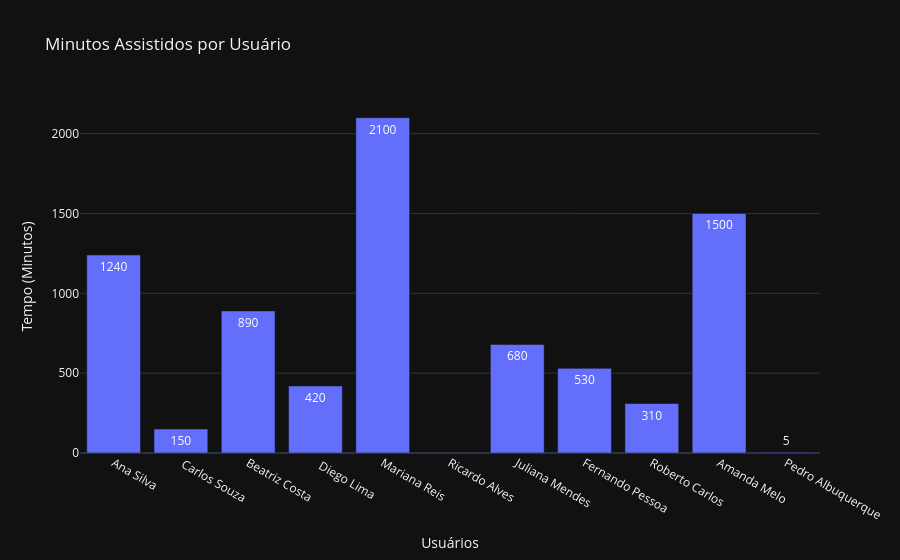

This figure's notebook cell:
### Code cell
import plotly.express as px

fig = px.bar(
    df,
    x="Nome",
    y="Minutos_Assistidos",
    title="Minutos Assistidos por Usuário",
    labels={"Minutos_Assistidos": "Tempo (Minutos)", "Nome": "Usuários"},
    text_auto=True # Mostra o valor exato no topo de cada barra
)

fig.show()

### Figure 1 — Plotly figure (JSON) as saved in the notebook; plotly's stock layout.template omitted (floating-point values rounded to 4 significant figures)
{"data": [{"hovertemplate": "Usuários=%{x}<br>Tempo (Minutos)=%{y}<extra></extra>", "legendgroup": "", "marker": {"color": "#636efa", "pattern": {"shape": ""}}, "name": "", "orientation": "v", "showlegend": false, "textposition": "auto", "texttemplate": "%{y}", "x": ["Ana Silva", " Carlos Souza", "Beatriz Costa", "  Diego Lima  ", "Mariana Reis", "Ricardo Alves", "Juliana Mendes", "Fernando Pessoa", "Roberto Carlos", "Amanda Melo", "Pedro Albuquerque"], "xaxis": "x", "y": [1240.0, 150.0, 890.0, 420.0, 2100.0, NaN, 680.0, 530.0, 310.0, 1500.0, 5.0], "yaxis": "y", "type": "bar"}], "layout": {"xaxis": {"anchor": "y", "domain": [0.0, 1.0], "title": {"text": "Usuários"}}, "yaxis": {"anchor": "x", "domain": [0.0, 1.0], "title": {"text": "Tempo (Minutos)"}}, "legend": {"tracegroupgap": 0}, "title": {"text": "Minutos Assistidos por Usuário"}, "barmode": "relative"}}
